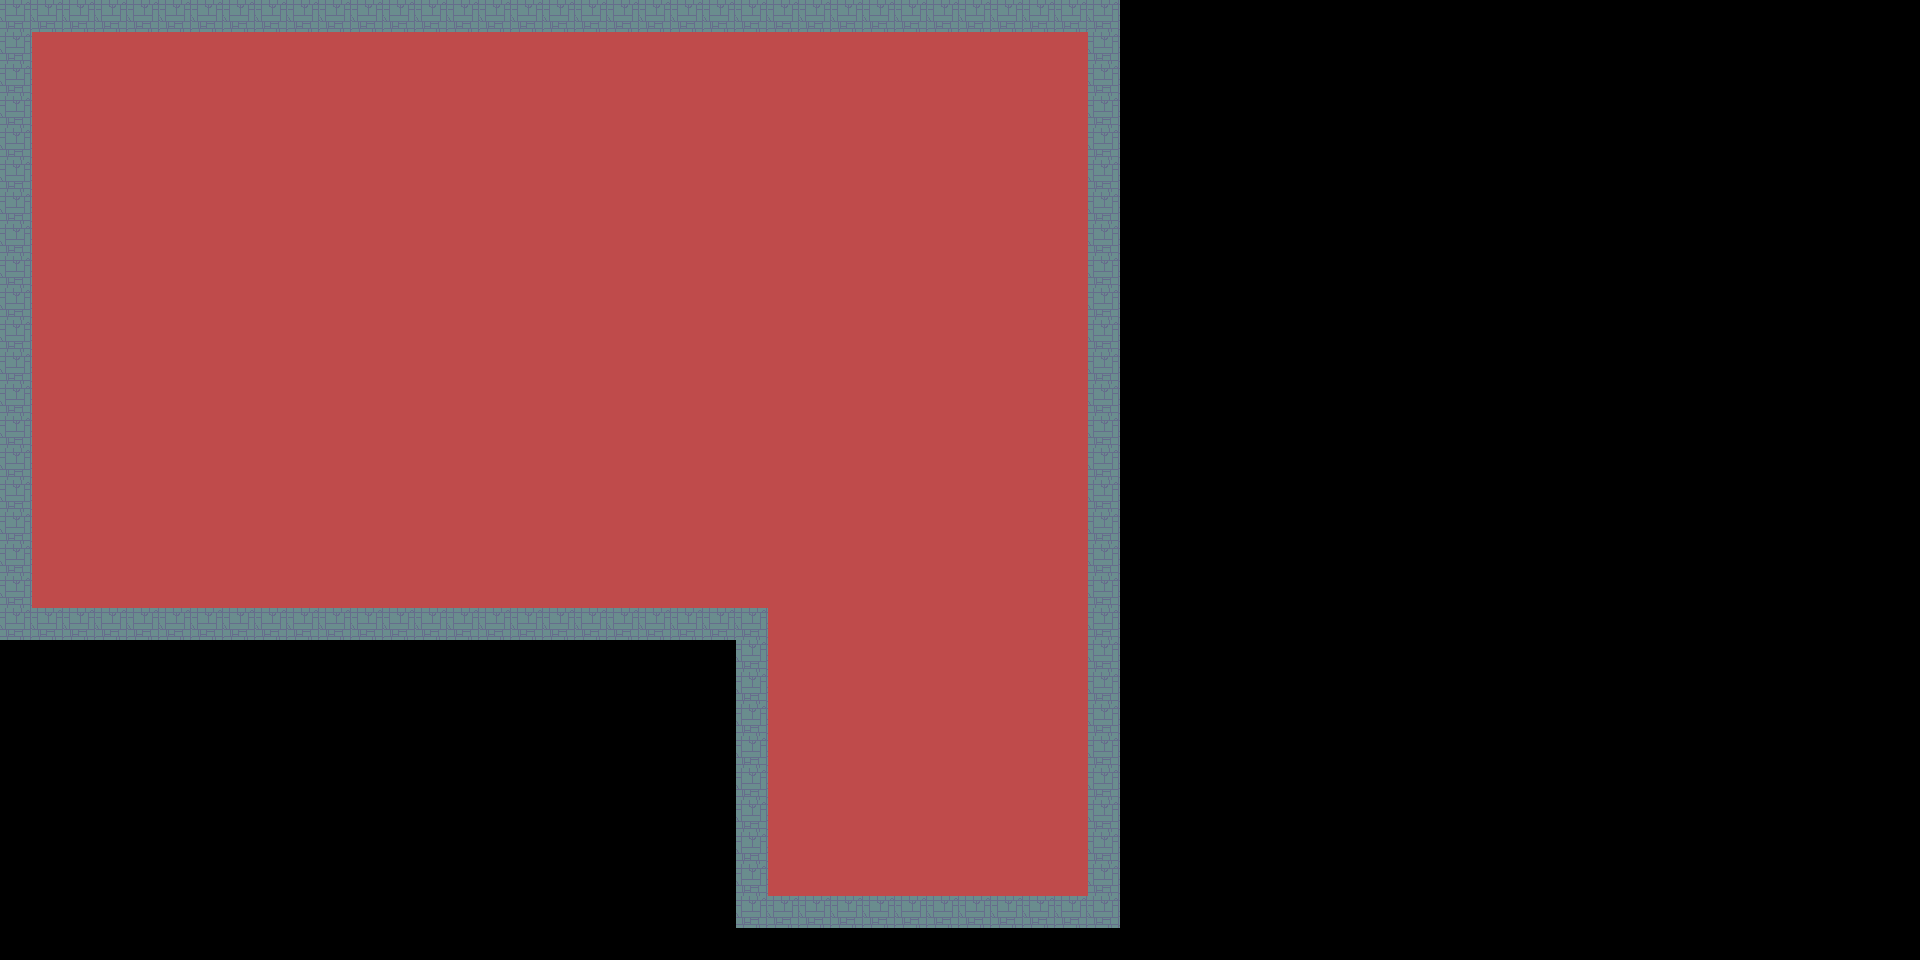

This game map was drawn from its Tiled (.tmx) file and the tilesets committed beside it. A one-line description and the full map source follow:
An orthogonal 60x30 tile map with 32x32 px tiles, 1 tile layer (Background), 2 tilesets and 21 objects.

<map version="1.0" orientation="orthogonal" renderorder="right-up" width="60" height="30" tilewidth="32" tileheight="32" nextobjectid="39">
 <tileset firstgid="1" name="castlefloors" tilewidth="32" tileheight="32" spacing="1">
  <image source="tiles/castlefloors.png" width="320" height="320" />
 </tileset>
 <tileset firstgid="82" name="castlefloors_outside" tilewidth="32" tileheight="32" spacing="1">
  <image source="tiles/castlefloors_outside.png" width="128" height="160" />
 </tileset>
 <layer name="Background" width="60" height="30">
  <data encoding="csv">
92,92,92,92,92,92,92,92,92,92,92,92,92,92,92,92,92,92,92,92,92,92,92,92,92,92,92,92,92,92,92,92,92,92,92,0,0,0,0,0,0,0,0,0,0,0,0,0,0,0,0,0,0,0,0,0,0,0,0,0,
92,66,66,66,66,66,66,66,66,66,66,66,66,66,66,66,66,66,66,66,66,66,66,66,66,66,66,66,66,66,66,66,66,66,92,0,0,0,0,0,0,0,0,0,0,0,0,0,0,0,0,0,0,0,0,0,0,0,0,0,
92,66,66,66,66,66,66,66,66,66,66,66,66,66,66,66,66,66,66,66,66,66,66,66,66,66,66,66,66,66,66,66,66,66,92,0,0,0,0,0,0,0,0,0,0,0,0,0,0,0,0,0,0,0,0,0,0,0,0,0,
92,66,66,66,66,66,66,66,66,66,66,66,66,66,66,66,66,66,66,66,66,66,66,66,66,66,66,66,66,66,66,66,66,66,92,0,0,0,0,0,0,0,0,0,0,0,0,0,0,0,0,0,0,0,0,0,0,0,0,0,
92,66,66,66,66,66,66,66,66,66,66,66,66,66,66,66,66,66,66,66,66,66,66,66,66,66,66,66,66,66,66,66,66,66,92,0,0,0,0,0,0,0,0,0,0,0,0,0,0,0,0,0,0,0,0,0,0,0,0,0,
92,66,66,66,66,66,66,66,66,66,66,66,66,66,66,66,66,66,66,66,66,66,66,66,66,66,66,66,66,66,66,66,66,66,92,0,0,0,0,0,0,0,0,0,0,0,0,0,0,0,0,0,0,0,0,0,0,0,0,0,
92,66,66,66,66,66,66,66,66,66,66,66,66,66,66,66,66,66,66,66,66,66,66,66,66,66,66,66,66,66,66,66,66,66,92,0,0,0,0,0,0,0,0,0,0,0,0,0,0,0,0,0,0,0,0,0,0,0,0,0,
92,66,66,66,66,66,66,66,66,66,66,66,66,66,66,66,66,66,66,66,66,66,66,66,66,66,66,66,66,66,66,66,66,66,92,0,0,0,0,0,0,0,0,0,0,0,0,0,0,0,0,0,0,0,0,0,0,0,0,0,
92,66,66,66,66,66,66,66,66,66,66,66,66,66,66,66,66,66,66,66,66,66,66,66,66,66,66,66,66,66,66,66,66,66,92,0,0,0,0,0,0,0,0,0,0,0,0,0,0,0,0,0,0,0,0,0,0,0,0,0,
92,66,66,66,66,66,66,66,66,66,66,66,66,66,66,66,66,66,66,66,66,66,66,66,66,66,66,66,66,66,66,66,66,66,92,0,0,0,0,0,0,0,0,0,0,0,0,0,0,0,0,0,0,0,0,0,0,0,0,0,
92,66,66,66,66,66,66,66,66,66,66,66,66,66,66,66,66,66,66,66,66,66,66,66,66,66,66,66,66,66,66,66,66,66,92,0,0,0,0,0,0,0,0,0,0,0,0,0,0,0,0,0,0,0,0,0,0,0,0,0,
92,66,66,66,66,66,66,66,66,66,66,66,66,66,66,66,66,66,66,66,66,66,66,66,66,66,66,66,66,66,66,66,66,66,92,0,0,0,0,0,0,0,0,0,0,0,0,0,0,0,0,0,0,0,0,0,0,0,0,0,
92,66,66,66,66,66,66,66,66,66,66,66,66,66,66,66,66,66,66,66,66,66,66,66,66,66,66,66,66,66,66,66,66,66,92,0,0,0,0,0,0,0,0,0,0,0,0,0,0,0,0,0,0,0,0,0,0,0,0,0,
92,66,66,66,66,66,66,66,66,66,66,66,66,66,66,66,66,66,66,66,66,66,66,66,66,66,66,66,66,66,66,66,66,66,92,0,0,0,0,0,0,0,0,0,0,0,0,0,0,0,0,0,0,0,0,0,0,0,0,0,
92,66,66,66,66,66,66,66,66,66,66,66,66,66,66,66,66,66,66,66,66,66,66,66,66,66,66,66,66,66,66,66,66,66,92,0,0,0,0,0,0,0,0,0,0,0,0,0,0,0,0,0,0,0,0,0,0,0,0,0,
92,66,66,66,66,66,66,66,66,66,66,66,66,66,66,66,66,66,66,66,66,66,66,66,66,66,66,66,66,66,66,66,66,66,92,0,0,0,0,0,0,0,0,0,0,0,0,0,0,0,0,0,0,0,0,0,0,0,0,0,
92,66,66,66,66,66,66,66,66,66,66,66,66,66,66,66,66,66,66,66,66,66,66,66,66,66,66,66,66,66,66,66,66,66,92,0,0,0,0,0,0,0,0,0,0,0,0,0,0,0,0,0,0,0,0,0,0,0,0,0,
92,66,66,66,66,66,66,66,66,66,66,66,66,66,66,66,66,66,66,66,66,66,66,66,66,66,66,66,66,66,66,66,66,66,92,0,0,0,0,0,0,0,0,0,0,0,0,0,0,0,0,0,0,0,0,0,0,0,0,0,
92,66,66,66,66,66,66,66,66,66,66,66,66,66,66,66,66,66,66,66,66,66,66,66,66,66,66,66,66,66,66,66,66,66,92,0,0,0,0,0,0,0,0,0,0,0,0,0,0,0,0,0,0,0,0,0,0,0,0,0,
92,92,92,92,92,92,92,92,92,92,92,92,92,92,92,92,92,92,92,92,92,92,92,92,66,66,66,66,66,66,66,66,66,66,92,0,0,0,0,0,0,0,0,0,0,0,0,0,0,0,0,0,0,0,0,0,0,0,0,0,
0,0,0,0,0,0,0,0,0,0,0,0,0,0,0,0,0,0,0,0,0,0,0,92,66,66,66,66,66,66,66,66,66,66,92,0,0,0,0,0,0,0,0,0,0,0,0,0,0,0,0,0,0,0,0,0,0,0,0,0,
0,0,0,0,0,0,0,0,0,0,0,0,0,0,0,0,0,0,0,0,0,0,0,92,66,66,66,66,66,66,66,66,66,66,92,0,0,0,0,0,0,0,0,0,0,0,0,0,0,0,0,0,0,0,0,0,0,0,0,0,
0,0,0,0,0,0,0,0,0,0,0,0,0,0,0,0,0,0,0,0,0,0,0,92,66,66,66,66,66,66,66,66,66,66,92,0,0,0,0,0,0,0,0,0,0,0,0,0,0,0,0,0,0,0,0,0,0,0,0,0,
0,0,0,0,0,0,0,0,0,0,0,0,0,0,0,0,0,0,0,0,0,0,0,92,66,66,66,66,66,66,66,66,66,66,92,0,0,0,0,0,0,0,0,0,0,0,0,0,0,0,0,0,0,0,0,0,0,0,0,0,
0,0,0,0,0,0,0,0,0,0,0,0,0,0,0,0,0,0,0,0,0,0,0,92,66,66,66,66,66,66,66,66,66,66,92,0,0,0,0,0,0,0,0,0,0,0,0,0,0,0,0,0,0,0,0,0,0,0,0,0,
0,0,0,0,0,0,0,0,0,0,0,0,0,0,0,0,0,0,0,0,0,0,0,92,66,66,66,66,66,66,66,66,66,66,92,0,0,0,0,0,0,0,0,0,0,0,0,0,0,0,0,0,0,0,0,0,0,0,0,0,
0,0,0,0,0,0,0,0,0,0,0,0,0,0,0,0,0,0,0,0,0,0,0,92,66,66,66,66,66,66,66,66,66,66,92,0,0,0,0,0,0,0,0,0,0,0,0,0,0,0,0,0,0,0,0,0,0,0,0,0,
0,0,0,0,0,0,0,0,0,0,0,0,0,0,0,0,0,0,0,0,0,0,0,92,66,66,66,66,66,66,66,66,66,66,92,0,0,0,0,0,0,0,0,0,0,0,0,0,0,0,0,0,0,0,0,0,0,0,0,0,
0,0,0,0,0,0,0,0,0,0,0,0,0,0,0,0,0,0,0,0,0,0,0,92,92,92,92,92,92,92,92,92,92,92,92,0,0,0,0,0,0,0,0,0,0,0,0,0,0,0,0,0,0,0,0,0,0,0,0,0,
0,0,0,0,0,0,0,0,0,0,0,0,0,0,0,0,0,0,0,0,0,0,0,0,0,0,0,0,0,0,0,0,0,0,0,0,0,0,0,0,0,0,0,0,0,0,0,0,0,0,0,0,0,0,0,0,0,0,0,0
</data>
 </layer>
 <objectgroup name="Platforms">
  <properties>
   <property name="type" value="STATIC" />
  </properties>
  <object id="24" x="627" y="349" width="100" height="32">
   <properties>
    <property name="type" value="PLAYER" />
   </properties>
  </object>
  <object id="25" x="680" y="468" width="100" height="16">
   <properties>
    <property name="type" value="PLAYER" />
   </properties>
  </object>
  <object id="26" x="879" y="446" width="100" height="16">
   <properties>
    <property name="type" value="PLAYER" />
   </properties>
  </object>
  <object id="27" x="874" y="185" width="100" height="16">
   <properties>
    <property name="type" value="PLAYER" />
   </properties>
  </object>
  <object id="28" x="961" y="580" width="100" height="16">
   <properties>
    <property name="type" value="PLAYER" />
   </properties>
  </object>
  <object id="29" x="867" y="719" width="100" height="16">
   <properties>
    <property name="type" value="PLAYER" />
   </properties>
  </object>
  <object id="30" x="310" y="510" width="100" height="16">
   <properties>
    <property name="type" value="PLAYER" />
   </properties>
  </object>
  <object id="32" x="46" y="364" width="100" height="16">
   <properties>
    <property name="type" value="PLAYER" />
   </properties>
  </object>
  <object id="33" x="33" y="546" width="100" height="16">
   <properties>
    <property name="type" value="PLAYER" />
   </properties>
  </object>
  <object id="34" x="30" y="245" width="100" height="16">
   <properties>
    <property name="type" value="PLAYER" />
   </properties>
  </object>
  <object id="35" x="425" y="184" width="250" height="16">
   <properties>
    <property name="type" value="PLAYER" />
   </properties>
  </object>
 </objectgroup>
 <objectgroup name="Ground">
  <object id="4" x="32" y="610" width="735" height="28" />
  <object id="15" x="738" y="898" width="380" height="28" />
 </objectgroup>
 <objectgroup name="Walls">
  <object id="2" x="-1" y="33" width="30" height="604" />
  <object id="17" x="1091" y="33" width="27" height="862" />
  <object id="18" x="739" y="643" width="27" height="250" />
 </objectgroup>
 <objectgroup name="Ceiling">
  <object id="1" x="2" y="1" width="795" height="31" />
  <object id="16" x="801" y="4" width="314" height="27" />
 </objectgroup>
 <objectgroup name="Spawns">
  <object id="6" x="177" y="143" width="100" height="16">
   <properties>
    <property name="type" value="PLAYER" />
   </properties>
  </object>
  <object id="20" x="1056" y="863">
   <properties>
    <property name="level" value="platformer2.tmx" />
    <property name="type" value="DOOR" />
   </properties>
  </object>
 </objectgroup>
 <objectgroup name="Enemies">
  <object id="22" x="647" y="91">
   <properties>
    <property name="type" value="WALKING" />
   </properties>
  </object>
 </objectgroup>
</map>
